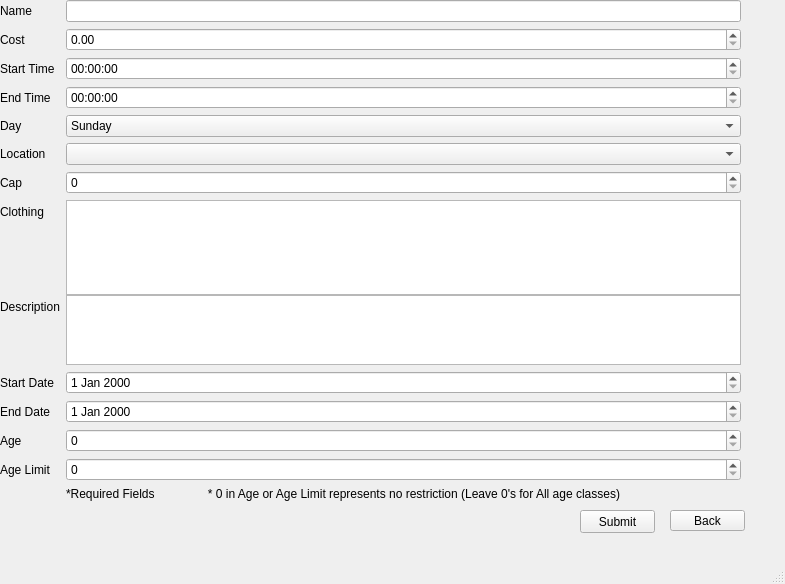
<?xml version="1.0" encoding="UTF-8"?>
<ui version="4.0">
 <class>Add_Class</class>
 <widget class="QMainWindow" name="Add_Class">
  <property name="geometry">
   <rect>
    <x>0</x>
    <y>0</y>
    <width>785</width>
    <height>584</height>
   </rect>
  </property>
  <property name="windowTitle">
   <string>MainWindow</string>
  </property>
  <widget class="QWidget" name="centralwidget">
   <widget class="QWidget" name="formLayoutWidget">
    <property name="geometry">
     <rect>
      <x>0</x>
      <y>0</y>
      <width>741</width>
      <height>501</height>
     </rect>
    </property>
    <layout class="QFormLayout" name="formLayout">
     <item row="0" column="0">
      <widget class="QLabel" name="Name_label">
       <property name="text">
        <string>Name</string>
       </property>
      </widget>
     </item>
     <item row="0" column="1">
      <widget class="QLineEdit" name="Name_lineEdit"/>
     </item>
     <item row="1" column="0">
      <widget class="QLabel" name="Cost_label">
       <property name="text">
        <string>Cost</string>
       </property>
      </widget>
     </item>
     <item row="1" column="1">
      <widget class="QDoubleSpinBox" name="Cost_spinBox"/>
     </item>
     <item row="2" column="0">
      <widget class="QLabel" name="Start_time_label">
       <property name="text">
        <string>Start Time</string>
       </property>
      </widget>
     </item>
     <item row="2" column="1">
      <widget class="QTimeEdit" name="Start_time_timeEdit">
       <property name="displayFormat">
        <string>HH:mm:ss</string>
       </property>
      </widget>
     </item>
     <item row="4" column="0">
      <widget class="QLabel" name="Day">
       <property name="text">
        <string>Day</string>
       </property>
      </widget>
     </item>
     <item row="4" column="1">
      <widget class="QComboBox" name="Day_comboBox">
       <item>
        <property name="text">
         <string>Sunday</string>
        </property>
       </item>
       <item>
        <property name="text">
         <string>Monday</string>
        </property>
       </item>
       <item>
        <property name="text">
         <string>Tuesday</string>
        </property>
       </item>
       <item>
        <property name="text">
         <string>Wednesday</string>
        </property>
       </item>
       <item>
        <property name="text">
         <string>Thursday</string>
        </property>
       </item>
       <item>
        <property name="text">
         <string>Friday</string>
        </property>
       </item>
       <item>
        <property name="text">
         <string>Saturday</string>
        </property>
       </item>
      </widget>
     </item>
     <item row="5" column="0">
      <widget class="QLabel" name="Location_label">
       <property name="text">
        <string>Location</string>
       </property>
      </widget>
     </item>
     <item row="6" column="0">
      <widget class="QLabel" name="Cap">
       <property name="text">
        <string>Cap</string>
       </property>
      </widget>
     </item>
     <item row="6" column="1">
      <widget class="QSpinBox" name="Cap_spinBox"/>
     </item>
     <item row="7" column="0">
      <widget class="QLabel" name="Clothing_label">
       <property name="text">
        <string>Clothing</string>
       </property>
      </widget>
     </item>
     <item row="7" column="1">
      <widget class="QTextEdit" name="Clothing_textEdit">
       <property name="minimumSize">
        <size>
         <width>0</width>
         <height>95</height>
        </size>
       </property>
       <property name="maximumSize">
        <size>
         <width>693</width>
         <height>95</height>
        </size>
       </property>
      </widget>
     </item>
     <item row="8" column="0">
      <widget class="QLabel" name="Description">
       <property name="text">
        <string>Description</string>
       </property>
      </widget>
     </item>
     <item row="8" column="1">
      <widget class="QTextEdit" name="Description_textEdit">
       <property name="maximumSize">
        <size>
         <width>680</width>
         <height>100</height>
        </size>
       </property>
      </widget>
     </item>
     <item row="9" column="0">
      <widget class="QLabel" name="Start_date_label">
       <property name="text">
        <string>Start Date</string>
       </property>
      </widget>
     </item>
     <item row="9" column="1">
      <widget class="QDateEdit" name="Start_date_dateEdit"/>
     </item>
     <item row="10" column="0">
      <widget class="QLabel" name="End_date">
       <property name="text">
        <string>End Date</string>
       </property>
      </widget>
     </item>
     <item row="10" column="1">
      <widget class="QDateEdit" name="End_date_dateEdit"/>
     </item>
     <item row="11" column="0">
      <widget class="QLabel" name="Age">
       <property name="text">
        <string>Age</string>
       </property>
      </widget>
     </item>
     <item row="11" column="1">
      <widget class="QSpinBox" name="Age_spinBox"/>
     </item>
     <item row="12" column="0">
      <widget class="QLabel" name="Age_limit">
       <property name="text">
        <string>Age Limit</string>
       </property>
      </widget>
     </item>
     <item row="12" column="1">
      <widget class="QSpinBox" name="Age_limit_spinBox"/>
     </item>
     <item row="5" column="1">
      <widget class="QComboBox" name="Location_comboBox"/>
     </item>
     <item row="3" column="0">
      <widget class="QLabel" name="End_time_label">
       <property name="text">
        <string>End Time</string>
       </property>
      </widget>
     </item>
     <item row="3" column="1">
      <widget class="QTimeEdit" name="End_time_timeEdit">
       <property name="displayFormat">
        <string>HH:mm:ss </string>
       </property>
      </widget>
     </item>
     <item row="13" column="0">
      <widget class="QLabel" name="label">
       <property name="text">
        <string/>
       </property>
      </widget>
     </item>
     <item row="13" column="1">
      <widget class="QLabel" name="label_2">
       <property name="text">
        <string>*Required Fields                * 0 in Age or Age Limit represents no restriction (Leave 0's for All age classes) </string>
       </property>
      </widget>
     </item>
    </layout>
   </widget>
   <widget class="QPushButton" name="Submit_btn">
    <property name="geometry">
     <rect>
      <x>580</x>
      <y>510</y>
      <width>75</width>
      <height>23</height>
     </rect>
    </property>
    <property name="text">
     <string>Submit</string>
    </property>
   </widget>
   <widget class="QPushButton" name="Back_btn">
    <property name="geometry">
     <rect>
      <x>670</x>
      <y>510</y>
      <width>75</width>
      <height>21</height>
     </rect>
    </property>
    <property name="text">
     <string>Back</string>
    </property>
   </widget>
  </widget>
  <widget class="QMenuBar" name="menubar">
   <property name="geometry">
    <rect>
     <x>0</x>
     <y>0</y>
     <width>785</width>
     <height>21</height>
    </rect>
   </property>
  </widget>
  <widget class="QStatusBar" name="statusbar"/>
 </widget>
 <resources/>
 <connections/>
</ui>
